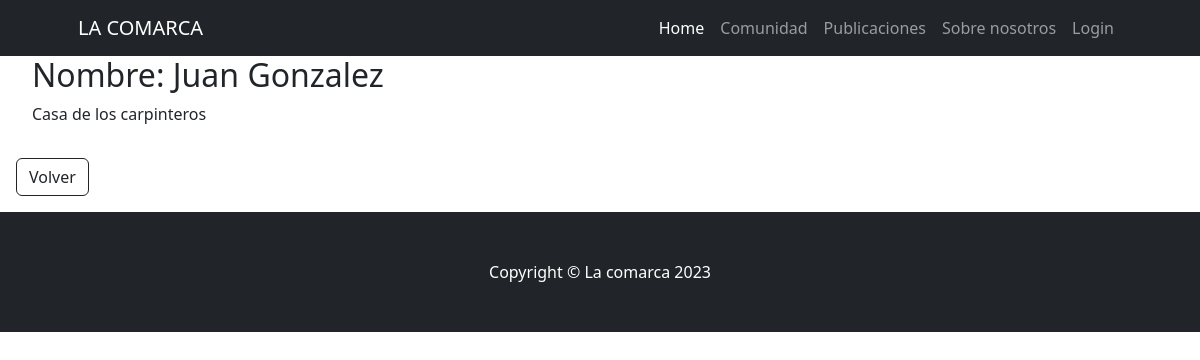
/comunidad/miembro_detail/4, run on the app's committed database.
### comunidad/models.py (models this page shows, shortened)
class Miembro(models.Model):
    nombre = models.CharField(max_length=50)
    apellido = models.CharField(max_length=50)
    nacimiento = models.DateField(null=True)
    profesion = models.CharField(max_length=50)
    casa_comarca = models.ForeignKey(CasasComunidad, on_delete=models.SET_NULL,null=True,blank=True, verbose_name="Hogar en la comarca")
    class Meta:
        verbose_name = "Miembro"
        verbose_name_plural = "Miembros"

class CasasComunidad(models.Model):
    nombre_casa = models.CharField(max_length=50)
    descripcion = models.CharField(max_length=500)
    def __str__(self):
        return self.nombre_casa
    class Meta:
        verbose_name = "Casa"
        verbose_name_plural = "Casas"

### comunidad/views.py (the view)
# urls.py: path("miembro_detail/<int:pk>", views.MiembroDetail.as_view(), name="miembro_detail"),
class MiembroDetail(DetailView):
    model = models.Miembro

### comunidad/templates/comunidad/miembro_detail.html
{% extends 'home/base.html' %}
{% block content %}
    <ul>
        <h2>Nombre: {{object.nombre}} {{object.apellido}}</h2>
        <p>{{object.casa_comarca}}</p>
    </ul>
    <a class="btn btn-outline-dark m-3 m-3" href="{% url 'comunidad:miembro_list' %}">Volver</a>
{% endblock content %}

### data on the page
Miembro: nombre "Juan", apellido "Gonzalez", casa_comarca "Casa de los carpinteros"
